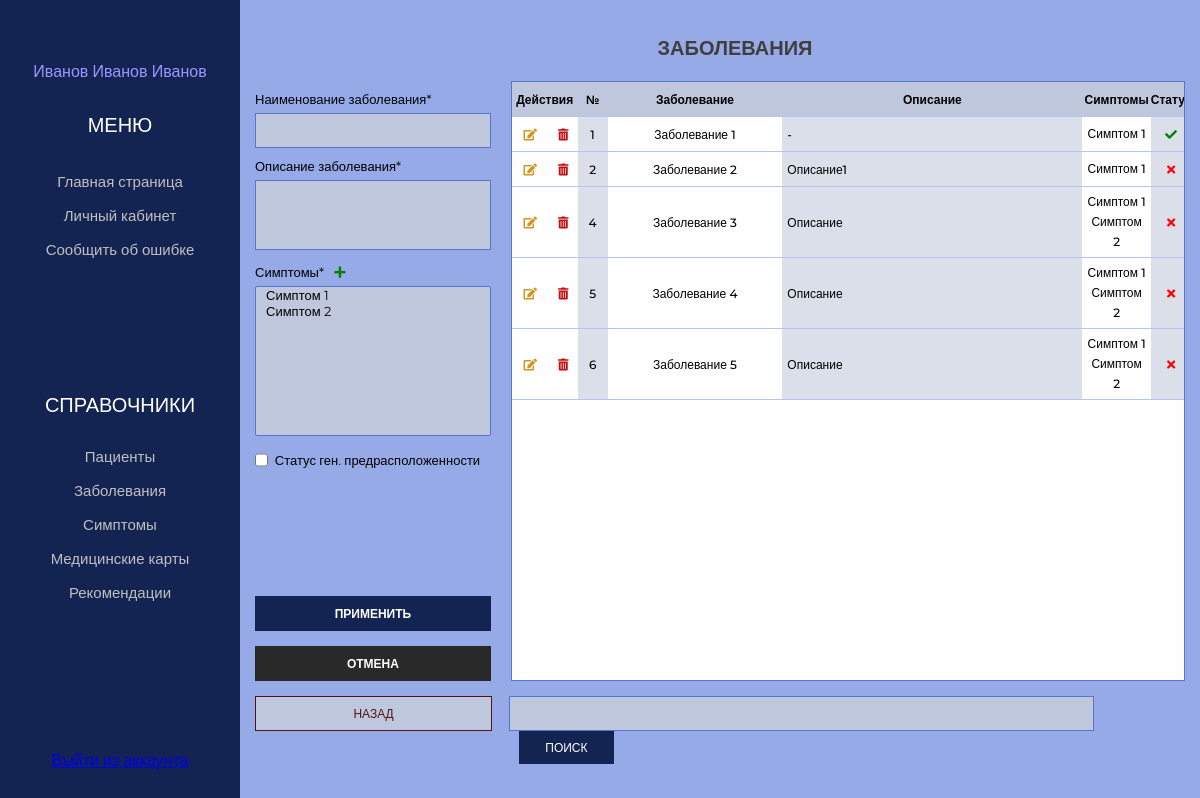
The page /disease (signed in) on the database as committed earlier.
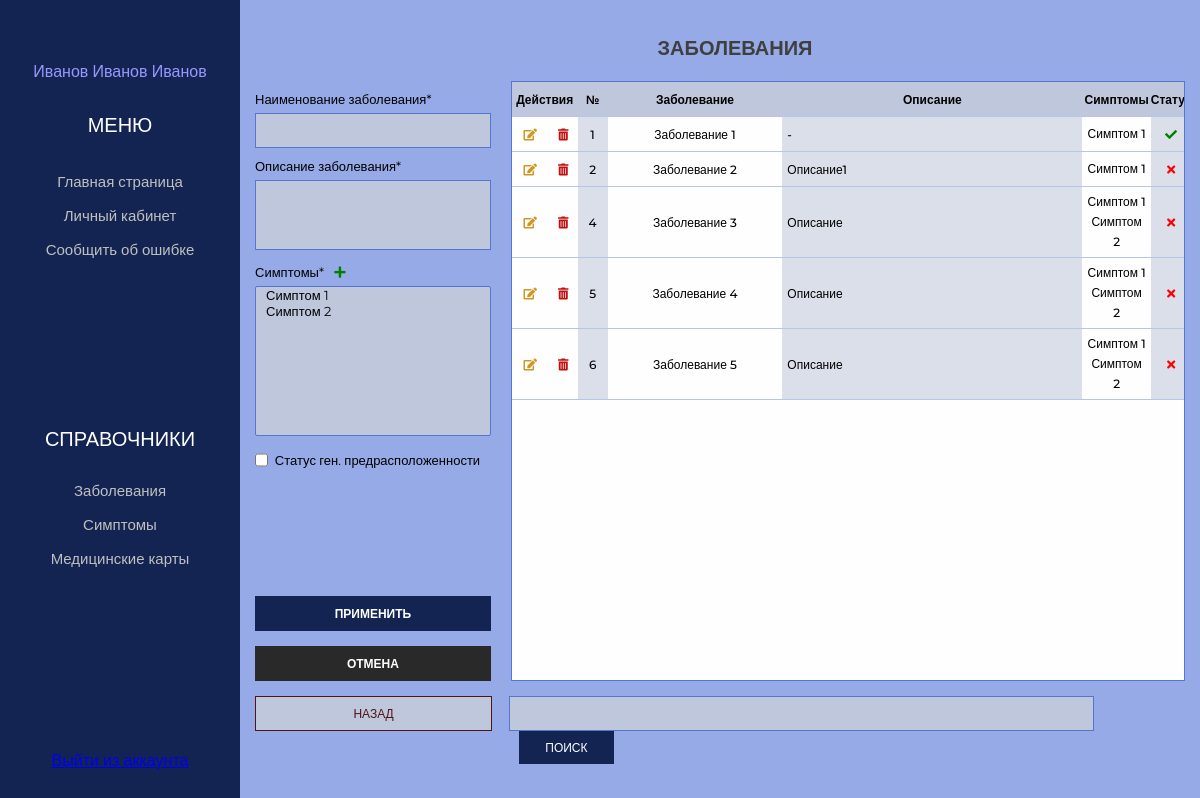
The same page on the database as committed later.
### app/views.py (the view)
# urls.py: path('disease', views.disease, name='disease'),
def disease(request):
    error = ''
    search_query = request.GET.get('search','')
    if search_query:
        elements = Disease.objects.filter(Q(name_disease__icontains=search_query) |
        Q(description_disease__icontains=search_query) |
        Q(symptoms__name_symptom__icontains=search_query) |
        Q(description_genetic_predisposition__icontains=search_query))
    else:
        elements = Disease.objects.all()
    if request.method == 'POST':
        form = DiseaseForm(request.POST)
        if form.is_valid():
            form.save()
        else:
            error = 'Возникла ошибка'
    form = DiseaseForm()
    context = {'elements': elements, 'form': form}
    return render(request, 'app/doctor/Disease.html', context)

### app/forms.py
class DiseaseForm(ModelForm):
    class Meta:
        model = Disease
        fields = ['name_disease', 'description_disease', 'symptoms', 'status_genetic_predisposition', 'description_genetic_predisposition']
        widgets = {
            "symptoms": SelectMultiple(attrs={
                'class': 'input_text symptoms',
                'required': 'true'
            }),
            "name_disease": TextInput(attrs={
                'class': 'input_text',
                'required': 'true'
            }),
            "description_disease": Textarea(attrs={
                'class': 'input_text disease',
                'required': 'true'
            }),
            "description_genetic_predisposition": Textarea(attrs={
                'class': 'input_text disease',
                'required': 'true'
            })
        }

### app/models.py (called while the page is built)
    def __str__(self):
        return self.name_symptom

### app/templates/app/doctor/Disease.html (shortened to what the changed rows need)
{% extends 'app/doctor/base_nav.html' %}
{% load static %}
{% block content %}
<section class="main">
    <div class="container">
        <div class="header">
            <div class="header_conatiner">
                <h1 class="header_title">ЗАБОЛЕВАНИЯ</h1>
            </div>
        </div>
        <form action="{{ data.disease }}" method="POST" name='form_name'>
            <section class="section">
                <div class="right_block">
                    {% if elements %}
                    <table class="table" border="0" cellspacing="0">
                        <tr class="header_table">
                            <th width="70px" colspan="2">Действия</th>
                            <th width="30px">№</th>
                            <th width="20%">Заболевание</th>
                            <th width="25%">Описание</th>
                            <th>Симптомы</th>
                            <th>Статус</th>
                        </tr>
                        {% else %}
                        <tr class="header_table">
                            <td width=90%>
                                <p style="margin:20px 20px 20px 20px" class="input_title">Нет записей</p>
                            </td>
                        </tr>
                        {% endif %}
                    </table>
                </div>
            </section>
        </form>
    </div>
</section>
{% endblock content %}

### app/templates/app/doctor/base_nav.html (shortened to what this page needs)
{% load static %}
<!DOCTYPE html>
<html lang="ru">
<head>
    <link rel="stylesheet" href="{% static 'app/css/style.css' %}" />
    <link rel="stylesheet" href="https://use.fontawesome.com/releases/v5.8.2/css/all.css">
</head>
<body>
    <section class="panel">
        <p class="user">{{request.user.surname_doctor}} {{request.user.name_doctor}} {{request.user.middlename_doctor}}</p>
        <p class="panel_title">МЕНЮ</p>
        <a class="profile" href="{% url 'index' %}">Главная страница</a>
        <a class="profile two" href="{% url 'profile' %}">Личный кабинет</a>
        <a class="profile two" href="{% url 'report' %}">Сообщить об ошибке</a>
        <ul class="directory">
            <p class="panel_title_two">СПРАВОЧНИКИ</p>
            {% if request.user.is_staff %}
                <li class="li"><a class="link" href="{% url 'patient' %}">Пациенты</a></li>
            {% endif %}
            <li class="li"><a class="link" href="{% url 'disease' %}">Заболевания</a></li>
            <li class="li"><a class="link" href="{% url 'symptom' %}">Симптомы</a></li>
            <li class="li"><a class="link" href="{% url 'medicalRecord' %}">Медицинские карты</a></li>
            {% if request.user.is_staff %}
                <li class="li"><a class="link" href="{% url 'recommendation' %}">Рекомендации</a></li>
            {% endif %}
        </ul>
        <a class="link" href="{% url 'logout' %}">Выйти из аккаунта</a>
    </section>
    {% block content %}
    {% endblock %}
</body>
</html>

Rows that differ between the two databases and show on the page:
changed Account "Иванов": is_staff True → False (drawn)
Other text that changed with them:
text no longer shown: "Пациенты Рекомендации"
